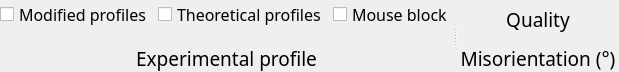
         <widget class="QSplitter" name="splitter">
          <property name="orientation">
           <enum>Qt::Horizontal</enum>
          </property>
          <widget class="QWidget" name="layoutWidget">
           <layout class="QVBoxLayout" name="verticalLayout_11">
            <item>
             <layout class="QHBoxLayout" name="horizontalLayout_4">
              <item>
               <widget class="QCheckBox" name="ModProfiles">
                <property name="font">
                 <font>
                  <family>Noto Sans Cond</family>
                  <pointsize>12</pointsize>
                  <weight>50</weight>
                  <italic>false</italic>
                  <bold>false</bold>
                 </font>
                </property>
                <property name="toolTip">
                 <string>&lt;html&gt;&lt;head/&gt;&lt;body&gt;&lt;p&gt;&lt;span style=&quot; font-size:11pt;&quot;&gt;Display the modified profile (raw or after derivation).&lt;/span&gt;&lt;/p&gt;&lt;/body&gt;&lt;/html&gt;</string>
                </property>
                <property name="styleSheet">
                 <string notr="true"/>
                </property>
                <property name="text">
                 <string>Modified profiles</string>
                </property>
               </widget>
              </item>
              <item>
               <widget class="QCheckBox" name="TheoProfiles">
                <property name="font">
                 <font>
                  <family>Noto Sans Cond</family>
                  <pointsize>12</pointsize>
                  <weight>50</weight>
                  <italic>false</italic>
                  <bold>false</bold>
                 </font>
                </property>
                <property name="toolTip">
                 <string>&lt;html&gt;&lt;head/&gt;&lt;body&gt;&lt;p&gt;&lt;span style=&quot; font-size:11pt;&quot;&gt;Display the solution profile.&lt;/span&gt;&lt;/p&gt;&lt;/body&gt;&lt;/html&gt;</string>
                </property>
                <property name="styleSheet">
                 <string notr="true"/>
                </property>
                <property name="text">
                 <string>Theoretical profiles</string>
                </property>
               </widget>
              </item>
              <item>
               <widget class="QCheckBox" name="mouseLock">
                <property name="font">
                 <font>
                  <family>Noto Sans Cond</family>
                  <pointsize>12</pointsize>
                  <weight>50</weight>
                  <italic>false</italic>
                  <bold>false</bold>
                 </font>
                </property>
                <property name="styleSheet">
                 <string notr="true"/>
                </property>
                <property name="text">
                 <string>Mouse block</string>
                </property>
               </widget>
              </item>
             </layout>
            </item>
            <item>
             <layout class="QVBoxLayout" name="verticalLayout_4">
              <item>
               <widget class="PlotWidget" name="profiles" native="true">
                <property name="minimumSize">
                 <size>
                  <width>0</width>
                  <height>0</height>
                 </size>
                </property>
                <property name="styleSheet">
                 <string notr="true"/>
                </property>
               </widget>
              </item>
              <item>
               <widget class="QLabel" name="label_profiles">
                <property name="minimumSize">
                 <size>
                  <width>162</width>
                  <height>0</height>
                 </size>
                </property>
                <property name="palette">
                 <palette>
                  <active>
                   <colorrole role="WindowText">
                    <brush brushstyle="SolidPattern">
                     <color alpha="255">
                      <red>0</red>
                      <green>0</green>
                      <blue>0</blue>
                     </color>
                    </brush>
                   </colorrole>
                   <colorrole role="Button">
                    <brush brushstyle="SolidPattern">
                     <color alpha="255">
                      <red>253</red>
                      <green>249</green>
                      <blue>248</blue>
                     </color>
                    </brush>
                   </colorrole>
                   <colorrole role="Text">
                    <brush brushstyle="SolidPattern">
                     <color alpha="255">
                      <red>0</red>
                      <green>0</green>
                      <blue>0</blue>
                     </color>
                    </brush>
                   </colorrole>
                   <colorrole role="ButtonText">
                    <brush brushstyle="SolidPattern">
                     <color alpha="255">
                      <red>0</red>
                      <green>0</green>
                      <blue>0</blue>
                     </color>
                    </brush>
                   </colorrole>
                   <colorrole role="Base">
                    <brush brushstyle="SolidPattern">
                     <color alpha="255">
                      <red>253</red>
                      <green>249</green>
                      <blue>248</blue>
                     </color>
                    </brush>
                   </colorrole>
                   <colorrole role="Window">
                    <brush brushstyle="SolidPattern">
                     <color alpha="255">
                      <red>253</red>
                      <green>249</green>
                      <blue>248</blue>
                     </color>
                    </brush>
                   </colorrole>
                  </active>
                  <inactive>
                   <colorrole role="WindowText">
                    <brush brushstyle="SolidPattern">
                     <color alpha="255">
                      <red>0</red>
                      <green>0</green>
                      <blue>0</blue>
                     </color>
                    </brush>
                   </colorrole>
                   <colorrole role="Button">
                    <brush brushstyle="SolidPattern">
                     <color alpha="255">
                      <red>253</red>
                      <green>249</green>
                      <blue>248</blue>
                     </color>
                    </brush>
                   </colorrole>
                   <colorrole role="Text">
                    <brush brushstyle="SolidPattern">
                     <color alpha="255">
                      <red>0</red>
                      <green>0</green>
                      <blue>0</blue>
                     </color>
                    </brush>
                   </colorrole>
                   <colorrole role="ButtonText">
                    <brush brushstyle="SolidPattern">
                     <color alpha="255">
                      <red>0</red>
                      <green>0</green>
                      <blue>0</blue>
                     </color>
                    </brush>
                   </colorrole>
                   <colorrole role="Base">
                    <brush brushstyle="SolidPattern">
                     <color alpha="255">
                      <red>253</red>
                      <green>249</green>
                      <blue>248</blue>
                     </color>
                    </brush>
                   </colorrole>
                   <colorrole role="Window">
                    <brush brushstyle="SolidPattern">
                     <color alpha="255">
                      <red>253</red>
                      <green>249</green>
                      <blue>248</blue>
                     </color>
                    </brush>
                   </colorrole>
                  </inactive>
                  <disabled>
                   <colorrole role="WindowText">
                    <brush brushstyle="SolidPattern">
                     <color alpha="255">
                      <red>0</red>
                      <green>0</green>
                      <blue>0</blue>
                     </color>
                    </brush>
                   </colorrole>
                   <colorrole role="Button">
                    <brush brushstyle="SolidPattern">
                     <color alpha="255">
                      <red>253</red>
                      <green>249</green>
                      <blue>248</blue>
                     </color>
                    </brush>
                   </colorrole>
                   <colorrole role="Text">
                    <brush brushstyle="SolidPattern">
                     <color alpha="255">
                      <red>0</red>
                      <green>0</green>
                      <blue>0</blue>
                     </color>
                    </brush>
                   </colorrole>
                   <colorrole role="ButtonText">
                    <brush brushstyle="SolidPattern">
                     <color alpha="255">
                      <red>0</red>
                      <green>0</green>
                      <blue>0</blue>
                     </color>
                    </brush>
                   </colorrole>
                   <colorrole role="Base">
                    <brush brushstyle="SolidPattern">
                     <color alpha="255">
                      <red>253</red>
                      <green>249</green>
                      <blue>248</blue>
                     </color>
                    </brush>
                   </colorrole>
                   <colorrole role="Window">
                    <brush brushstyle="SolidPattern">
                     <color alpha="255">
                      <red>253</red>
                      <green>249</green>
                      <blue>248</blue>
                     </color>
                    </brush>
                   </colorrole>
                  </disabled>
                 </palette>
                </property>
                <property name="font">
                 <font>
                  <family>Noto Sans Cond</family>
                  <pointsize>14</pointsize>
                  <weight>50</weight>
                  <italic>false</italic>
                  <bold>false</bold>
                 </font>
                </property>
                <property name="styleSheet">
                 <string notr="true"/>
                </property>
                <property name="frameShape">
                 <enum>QFrame::NoFrame</enum>
                </property>
                <property name="frameShadow">
                 <enum>QFrame::Plain</enum>
                </property>
                <property name="lineWidth">
                 <number>1</number>
                </property>
                <property name="midLineWidth">
                 <number>0</number>
                </property>
                <property name="text">
                 <string>Experimental profile</string>
                </property>
                <property name="scaledContents">
                 <bool>false</bool>
                </property>
                <property name="alignment">
                 <set>Qt::AlignCenter</set>
                </property>
               </widget>
              </item>
             </layout>
            </item>
           </layout>
          </widget>
          <widget class="QWidget" name="layoutWidget">
           <layout class="QVBoxLayout" name="verticalLayout_8">
            <item>
             <layout class="QVBoxLayout" name="verticalLayout_7">
              <item>
               <widget class="PlotWidget" name="Plot_distance" native="true">
                <property name="minimumSize">
                 <size>
                  <width>0</width>
                  <height>0</height>
                 </size>
                </property>
                <property name="styleSheet">
                 <string notr="true"/>
                </property>
               </widget>
              </item>
              <item>
               <widget class="QLabel" name="label_distance">
                <property name="minimumSize">
                 <size>
                  <width>162</width>
                  <height>0</height>
                 </size>
                </property>
                <property name="palette">
                 <palette>
                  <active>
                   <colorrole role="WindowText">
                    <brush brushstyle="SolidPattern">
                     <color alpha="255">
                      <red>0</red>
                      <green>0</green>
                      <blue>0</blue>
                     </color>
                    </brush>
                   </colorrole>
                   <colorrole role="Button">
                    <brush brushstyle="SolidPattern">
                     <color alpha="255">
                      <red>253</red>
                      <green>249</green>
                      <blue>248</blue>
                     </color>
                    </brush>
                   </colorrole>
                   <colorrole role="Text">
                    <brush brushstyle="SolidPattern">
                     <color alpha="255">
                      <red>0</red>
                      <green>0</green>
                      <blue>0</blue>
                     </color>
                    </brush>
                   </colorrole>
                   <colorrole role="ButtonText">
                    <brush brushstyle="SolidPattern">
                     <color alpha="255">
                      <red>0</red>
                      <green>0</green>
                      <blue>0</blue>
                     </color>
                    </brush>
                   </colorrole>
                   <colorrole role="Base">
                    <brush brushstyle="SolidPattern">
                     <color alpha="255">
                      <red>253</red>
                      <green>249</green>
                      <blue>248</blue>
                     </color>
                    </brush>
                   </colorrole>
                   <colorrole role="Window">
                    <brush brushstyle="SolidPattern">
                     <color alpha="255">
                      <red>253</red>
                      <green>249</green>
                      <blue>248</blue>
                     </color>
                    </brush>
                   </colorrole>
                  </active>
                  <inactive>
                   <colorrole role="WindowText">
                    <brush brushstyle="SolidPattern">
                     <color alpha="255">
                      <red>0</red>
                      <green>0</green>
                      <blue>0</blue>
                     </color>
                    </brush>
                   </colorrole>
                   <colorrole role="Button">
                    <brush brushstyle="SolidPattern">
                     <color alpha="255">
                      <red>253</red>
                      <green>249</green>
                      <blue>248</blue>
                     </color>
                    </brush>
                   </colorrole>
                   <colorrole role="Text">
                    <brush brushstyle="SolidPattern">
                     <color alpha="255">
                      <red>0</red>
                      <green>0</green>
                      <blue>0</blue>
                     </color>
                    </brush>
                   </colorrole>
                   <colorrole role="ButtonText">
                    <brush brushstyle="SolidPattern">
                     <color alpha="255">
                      <red>0</red>
                      <green>0</green>
                      <blue>0</blue>
                     </color>
                    </brush>
                   </colorrole>
                   <colorrole role="Base">
                    <brush brushstyle="SolidPattern">
                     <color alpha="255">
                      <red>253</red>
                      <green>249</green>
                      <blue>248</blue>
                     </color>
                    </brush>
                   </colorrole>
                   <colorrole role="Window">
                    <brush brushstyle="SolidPattern">
                     <color alpha="255">
                      <red>253</red>
                      <green>249</green>
                      <blue>248</blue>
                     </color>
                    </brush>
                   </colorrole>
                  </inactive>
                  <disabled>
                   <colorrole role="WindowText">
                    <brush brushstyle="SolidPattern">
                     <color alpha="255">
                      <red>0</red>
                      <green>0</green>
                      <blue>0</blue>
                     </color>
                    </brush>
                   </colorrole>
                   <colorrole role="Button">
                    <brush brushstyle="SolidPattern">
                     <color alpha="255">
                      <red>253</red>
                      <green>249</green>
                      <blue>248</blue>
                     </color>
                    </brush>
                   </colorrole>
                   <colorrole role="Text">
                    <brush brushstyle="SolidPattern">
                     <color alpha="255">
                      <red>0</red>
                      <green>0</green>
                      <blue>0</blue>
                     </color>
                    </brush>
                   </colorrole>
                   <colorrole role="ButtonText">
                    <brush brushstyle="SolidPattern">
                     <color alpha="255">
                      <red>0</red>
                      <green>0</green>
                      <blue>0</blue>
                     </color>
                    </brush>
                   </colorrole>
                   <colorrole role="Base">
                    <brush brushstyle="SolidPattern">
                     <color alpha="255">
                      <red>253</red>
                      <green>249</green>
                      <blue>248</blue>
                     </color>
                    </brush>
                   </colorrole>
                   <colorrole role="Window">
                    <brush brushstyle="SolidPattern">
                     <color alpha="255">
                      <red>253</red>
                      <green>249</green>
                      <blue>248</blue>
                     </color>
                    </brush>
                   </colorrole>
                  </disabled>
                 </palette>
                </property>
                <property name="font">
                 <font>
                  <family>Noto Sans Cond</family>
                  <pointsize>14</pointsize>
                  <weight>50</weight>
                  <italic>false</italic>
                  <bold>false</bold>
                 </font>
                </property>
                <property name="styleSheet">
                 <string notr="true"/>
                </property>
                <property name="frameShape">
                 <enum>QFrame::NoFrame</enum>
                </property>
                <property name="frameShadow">
                 <enum>QFrame::Plain</enum>
                </property>
                <property name="lineWidth">
                 <number>1</number>
                </property>
                <property name="midLineWidth">
                 <number>0</number>
                </property>
                <property name="text">
                 <string>Quality</string>
                </property>
                <property name="scaledContents">
                 <bool>false</bool>
                </property>
                <property name="alignment">
                 <set>Qt::AlignCenter</set>
                </property>
               </widget>
              </item>
             </layout>
            </item>
            <item>
             <layout class="QVBoxLayout" name="verticalLayout_6">
              <item>
               <widget class="PlotWidget" name="Plot_misorientation" native="true">
                <property name="minimumSize">
                 <size>
                  <width>0</width>
                  <height>0</height>
                 </size>
                </property>
                <property name="styleSheet">
                 <string notr="true"/>
                </property>
               </widget>
              </item>
              <item>
               <widget class="QLabel" name="label_misorientation">
                <property name="minimumSize">
                 <size>
                  <width>162</width>
                  <height>0</height>
                 </size>
                </property>
                <property name="palette">
                 <palette>
                  <active>
                   <colorrole role="WindowText">
                    <brush brushstyle="SolidPattern">
                     <color alpha="255">
                      <red>0</red>
                      <green>0</green>
                      <blue>0</blue>
                     </color>
                    </brush>
                   </colorrole>
                   <colorrole role="Button">
                    <brush brushstyle="SolidPattern">
                     <color alpha="255">
                      <red>253</red>
                      <green>249</green>
                      <blue>248</blue>
                     </color>
                    </brush>
                   </colorrole>
                   <colorrole role="Text">
                    <brush brushstyle="SolidPattern">
                     <color alpha="255">
                      <red>0</red>
                      <green>0</green>
                      <blue>0</blue>
                     </color>
                    </brush>
                   </colorrole>
                   <colorrole role="ButtonText">
                    <brush brushstyle="SolidPattern">
                     <color alpha="255">
                      <red>0</red>
                      <green>0</green>
                      <blue>0</blue>
                     </color>
                    </brush>
                   </colorrole>
                   <colorrole role="Base">
                    <brush brushstyle="SolidPattern">
                     <color alpha="255">
                      <red>253</red>
                      <green>249</green>
                      <blue>248</blue>
                     </color>
                    </brush>
                   </colorrole>
                   <colorrole role="Window">
                    <brush brushstyle="SolidPattern">
                     <color alpha="255">
                      <red>253</red>
                      <green>249</green>
                      <blue>248</blue>
                     </color>
                    </brush>
                   </colorrole>
                  </active>
                  <inactive>
                   <colorrole role="WindowText">
                    <brush brushstyle="SolidPattern">
                     <color alpha="255">
                      <red>0</red>
                      <green>0</green>
                      <blue>0</blue>
                     </color>
                    </brush>
                   </colorrole>
                   <colorrole role="Button">
                    <brush brushstyle="SolidPattern">
                     <color alpha="255">
                      <red>253</red>
                      <green>249</green>
                      <blue>248</blue>
                     </color>
                    </brush>
                   </colorrole>
                   <colorrole role="Text">
                    <brush brushstyle="SolidPattern">
                     <color alpha="255">
                      <red>0</red>
                      <green>0</green>
                      <blue>0</blue>
                     </color>
                    </brush>
                   </colorrole>
                   <colorrole role="ButtonText">
                    <brush brushstyle="SolidPattern">
                     <color alpha="255">
                      <red>0</red>
                      <green>0</green>
                      <blue>0</blue>
                     </color>
                    </brush>
                   </colorrole>
                   <colorrole role="Base">
                    <brush brushstyle="SolidPattern">
                     <color alpha="255">
                      <red>253</red>
                      <green>249</green>
                      <blue>248</blue>
                     </color>
                    </brush>
                   </colorrole>
                   <colorrole role="Window">
                    <brush brushstyle="SolidPattern">
                     <color alpha="255">
                      <red>253</red>
                      <green>249</green>
                      <blue>248</blue>
                     </color>
                    </brush>
                   </colorrole>
                  </inactive>
                  <disabled>
                   <colorrole role="WindowText">
                    <brush brushstyle="SolidPattern">
                     <color alpha="255">
                      <red>0</red>
                      <green>0</green>
                      <blue>0</blue>
                     </color>
                    </brush>
                   </colorrole>
                   <colorrole role="Button">
                    <brush brushstyle="SolidPattern">
                     <color alpha="255">
                      <red>253</red>
                      <green>249</green>
                      <blue>248</blue>
                     </color>
                    </brush>
                   </colorrole>
                   <colorrole role="Text">
                    <brush brushstyle="SolidPattern">
                     <color alpha="255">
                      <red>0</red>
                      <green>0</green>
                      <blue>0</blue>
                     </color>
                    </brush>
                   </colorrole>
                   <colorrole role="ButtonText">
                    <brush brushstyle="SolidPattern">
                     <color alpha="255">
                      <red>0</red>
                      <green>0</green>
                      <blue>0</blue>
                     </color>
                    </brush>
                   </colorrole>
                   <colorrole role="Base">
                    <brush brushstyle="SolidPattern">
                     <color alpha="255">
                      <red>253</red>
                      <green>249</green>
                      <blue>248</blue>
                     </color>
                    </brush>
                   </colorrole>
                   <colorrole role="Window">
                    <brush brushstyle="SolidPattern">
                     <color alpha="255">
                      <red>253</red>
                      <green>249</green>
                      <blue>248</blue>
                     </color>
                    </brush>
                   </colorrole>
                  </disabled>
                 </palette>
                </property>
                <property name="font">
                 <font>
                  <family>Noto Sans Cond</family>
                  <pointsize>14</pointsize>
                  <weight>50</weight>
                  <italic>false</italic>
                  <bold>false</bold>
                 </font>
                </property>
                <property name="styleSheet">
                 <string notr="true"/>
                </property>
                <property name="frameShape">
                 <enum>QFrame::NoFrame</enum>
                </property>
                <property name="frameShadow">
                 <enum>QFrame::Plain</enum>
                </property>
                <property name="lineWidth">
                 <number>1</number>
                </property>
                <property name="midLineWidth">
                 <number>0</number>
                </property>
                <property name="text">
                 <string>Misorientation (°)</string>
                </property>
                <property name="scaledContents">
                 <bool>false</bool>
                </property>
                <property name="alignment">
                 <set>Qt::AlignCenter</set>
                </property>
               </widget>
              </item>
             </layout>
            </item>
           </layout>
          </widget>
         </widget>
